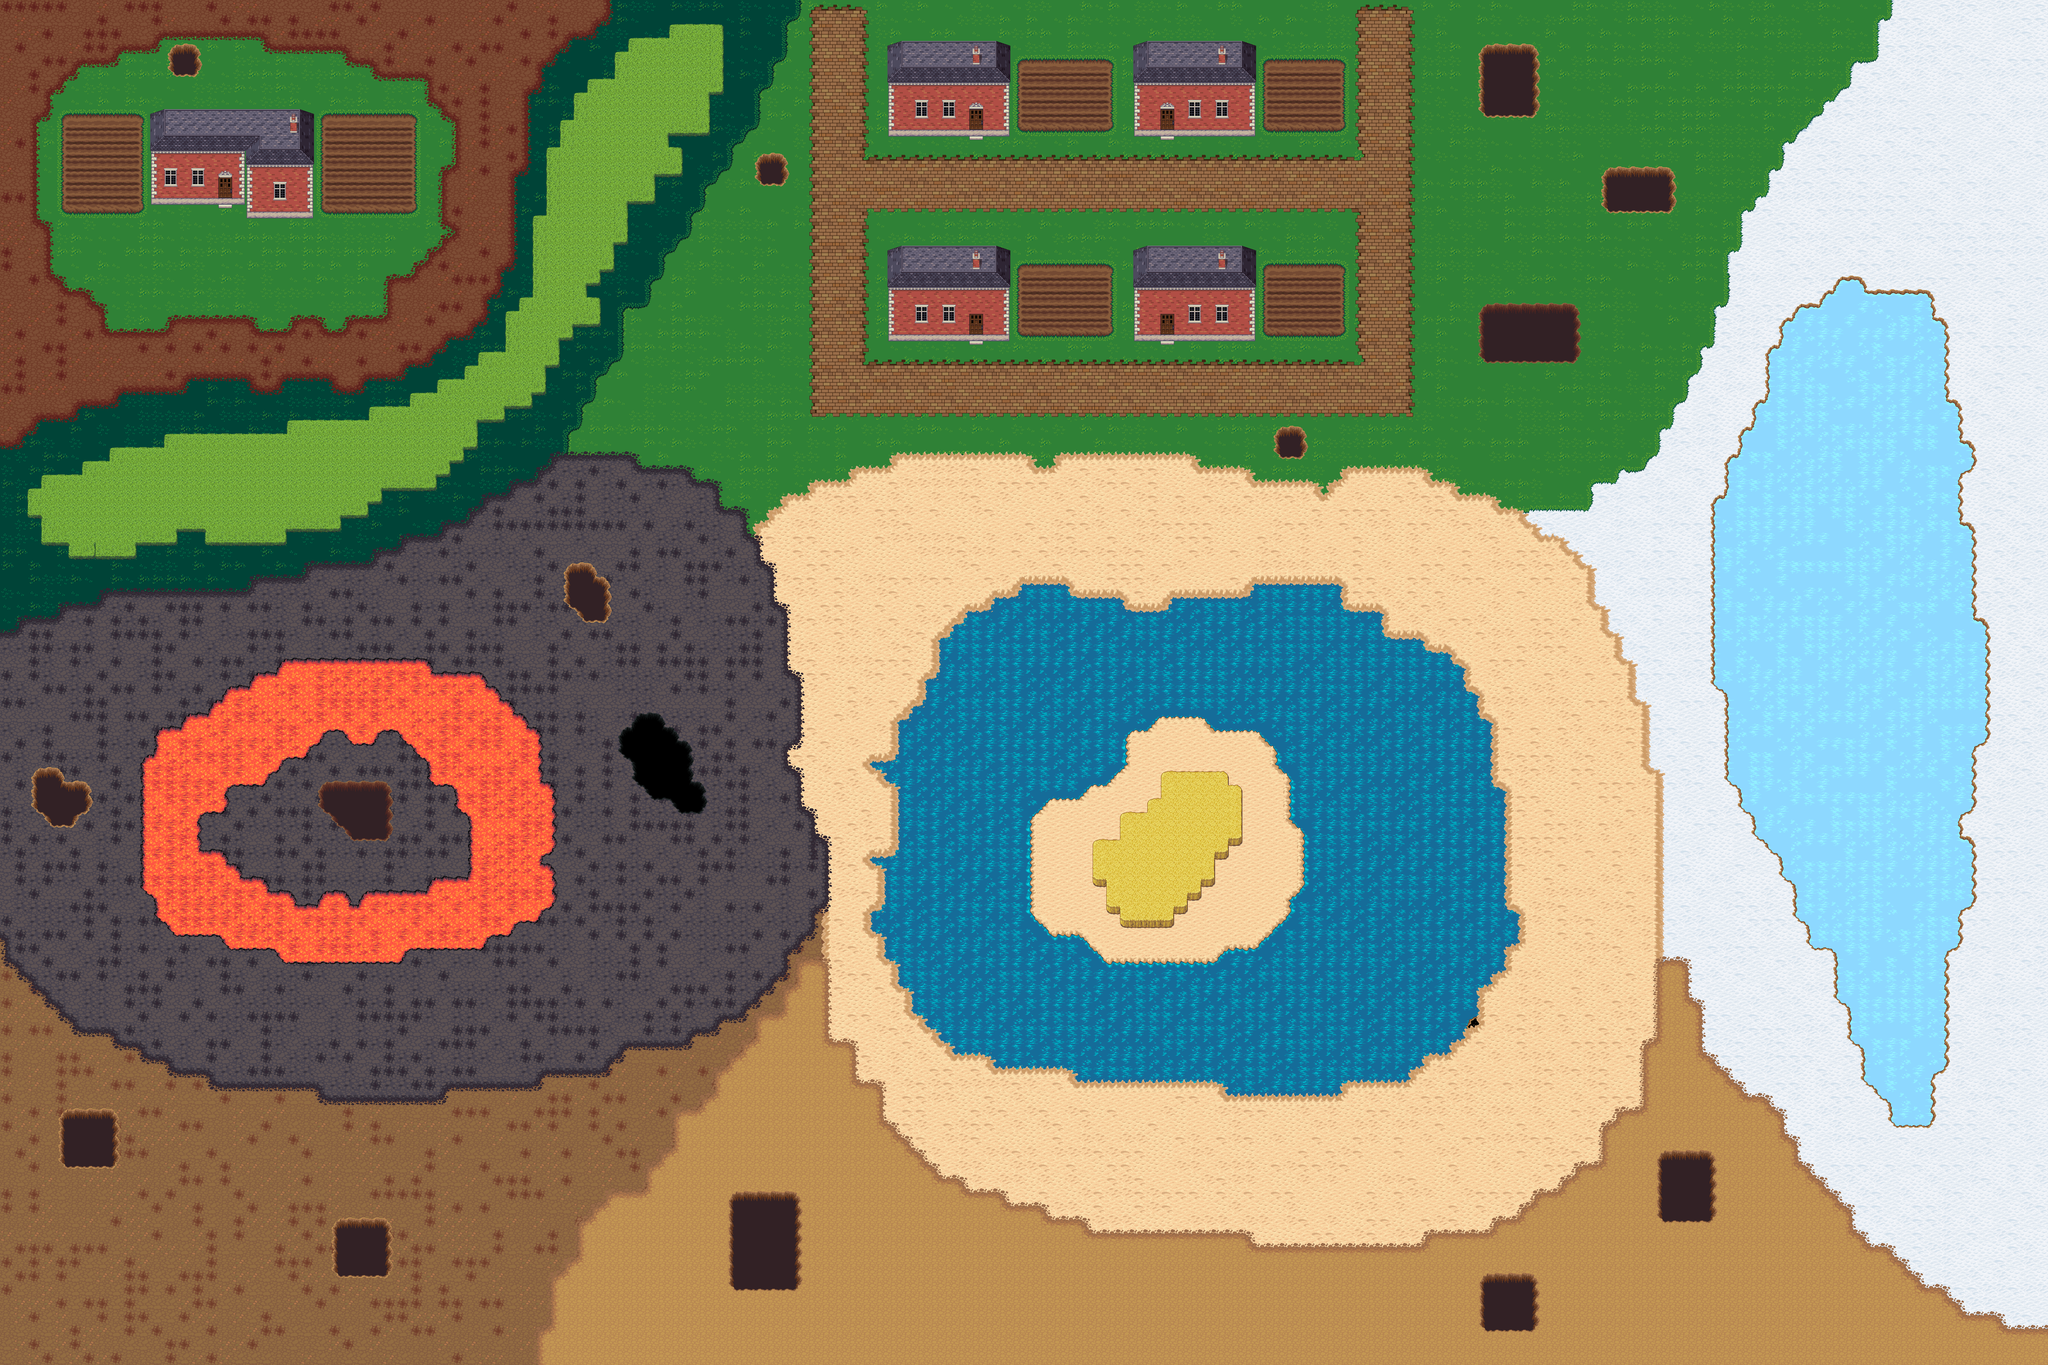

Below is a game level as drawn by its tile map, then a one-line description and the .tmx that defines it (tile-layer data replaced by summaries):
An orthogonal 150x100 tile map with 32x32 px tiles, 13 tile layers (snow, grass3, brick, grass, ...), 2 tilesets and 107 objects (98x obstacle, player, interact_house, interact_hole, interact_city, ...).

<map version="1.4" tiledversion="1.4.3" orientation="orthogonal" renderorder="right-down" width="150" height="100" tilewidth="32" tileheight="32" infinite="0" nextlayerid="34" nextobjectid="171">
 <editorsettings>
  <chunksize width="32" height="32" />
 </editorsettings>
 <tileset firstgid="1" source="Terrain.tsx" />
 <tileset firstgid="1025" source="house.tsx" />
 <layer id="33" name="snow" width="150" height="100">
  <data>[15000 cells, 2492 non-empty, 11 distinct tile ids]</data>
 </layer>
 <layer id="10" name="grass3" width="150" height="100">
  <data>[15000 cells, 2938 non-empty, 22 distinct tile ids]</data>
 </layer>
 <layer id="11" name="brick" width="150" height="100">
  <data>[15000 cells, 660 non-empty, 19 distinct tile ids]</data>
 </layer>
 <layer id="2" name="grass" width="150" height="100">
  <data>[15000 cells, 1909 non-empty, 49 distinct tile ids]</data>
 </layer>
 <layer id="5" name="grass2" width="150" height="100">
  <data>[15000 cells, 1638 non-empty, 27 distinct tile ids]</data>
 </layer>
 <layer id="8" name="water" width="150" height="100">
  <data>[15000 cells, 2610 non-empty, 31 distinct tile ids]</data>
 </layer>
 <layer id="7" name="sand" width="150" height="100">
  <data>[15000 cells, 2271 non-empty, 29 distinct tile ids]</data>
 </layer>
 <layer id="1" name="dirt" width="150" height="100">
  <data>[15000 cells, 4647 non-empty, 70 distinct tile ids]</data>
 </layer>
 <layer id="6" name="lava" width="150" height="100">
  <data>[15000 cells, 756 non-empty, 60 distinct tile ids]</data>
 </layer>
 <objectgroup id="20" name="obstacles">
  <object id="1" name="obstacle" x="2081.33" y="104" width="285.333" height="218.667" />
  <object id="2" name="obstacle" x="2657.33" y="102.667" width="282.667" height="217.333" />
  <object id="3" name="obstacle" x="2382.67" y="138.667" width="224" height="173.333" />
  <object id="4" name="obstacle" x="2962.67" y="138.667" width="189.333" height="166.667" />
  <object id="5" name="obstacle" x="2081.33" y="577.333" width="281.333" height="220" />
  <object id="6" name="obstacle" x="2388" y="620" width="216" height="165.333" />
  <object id="7" name="obstacle" x="2660" y="577.333" width="281.333" height="221.333" />
  <object id="8" name="obstacle" x="2962.67" y="622.667" width="186.667" height="165.333" />
  <object id="9" name="obstacle" x="353.333" y="256" width="381.333" height="221.333" />
  <object id="10" x="576" y="479.333" width="155.667" height="32" />
  <object id="20" name="obstacle" x="4793.92" y="-2.11013" width="6.66667" height="3205.38" />
  <object id="23" name="obstacle" x="-6.06061" y="-4.27544" width="4811.4" height="4.27544" />
  <object id="24" name="obstacle" x="-3" y="-8" width="4" height="3214.83" />
  <object id="57" name="obstacle" x="-11.9614" y="3200.46" width="4813.8" height="5.09091" />
  <object id="60" name="obstacle" x="1326" y="1320.5" width="69.5" height="103.5" />
  <object id="61" name="obstacle" x="1353.5" y="1354.5" width="76" height="102.5" />
  <object id="63" name="obstacle" x="1486.5" y="1672.5" width="66.5" height="158" />
  <object id="64" name="obstacle" x="1456.5" y="1711" width="30.5" height="65.5" />
  <object id="65" name="obstacle" x="1512.5" y="1831.5" width="138.5" height="38.5" />
  <object id="66" name="obstacle" x="1554.5" y="1706.5" width="33.5" height="125" />
  <object id="67" name="obstacle" x="1588.5" y="1736" width="32.5" height="95" />
  <object id="68" name="obstacle" x="1573.5" y="1870" width="80.5" height="31.5" />
  <object id="69" name="obstacle" x="667" y="1547" width="347" height="671.25" />
  <object id="71" name="obstacle" x="333" y="1832" width="967" height="180" />
  <object id="72" name="obstacle" x="333" y="1774" width="933" height="56" />
  <object id="73" x="362" y="1708" width="905" height="65" />
  <object id="74" name="obstacle" x="433" y="1674" width="803" height="34" />
  <object id="76" name="obstacle" x="496" y="1643" width="705" height="30" />
  <object id="77" name="obstacle" x="526" y="1611" width="643" height="30" />
  <object id="78" name="obstacle" x="589" y="1575" width="552" height="35" />
  <object id="80" name="obstacle" x="2394" y="1372" width="110" height="639" />
  <object id="81" name="obstacle" x="2325" y="1400" width="303" height="1104.18" />
  <object id="82" name="obstacle" x="2262" y="1434" width="972.116" height="1033.06" />
  <object id="84" name="obstacle" x="2937" y="1371" width="207" height="1196.34" />
  <object id="85" name="obstacle" x="2744" y="1401" width="452" height="1119.89" />
  <object id="86" name="obstacle" x="2230" y="1466" width="32" height="999.246" />
  <object id="87" name="obstacle" x="2201" y="1495" width="29" height="945.761" />
  <object id="88" name="obstacle" x="2167" y="1591" width="34" height="817.238" />
  <object id="89" name="obstacle" x="2137" y="1654" width="28" height="722.345" />
  <object id="90" name="obstacle" x="2106" y="1682" width="28" height="633.151" />
  <object id="91" name="obstacle" x="2042" y="1785" width="64" height="23" />
  <object id="92" name="obstacle" x="2071" y="1814" width="36" height="25" />
  <object id="93" name="obstacle" x="2081" y="1995" width="26" height="19" />
  <object id="96" name="obstacle" x="75" y="1798" width="28" height="102" />
  <object id="99" name="obstacle" x="104" y="1799" width="43" height="140" />
  <object id="100" name="obstacle" x="148" y="1835" width="29" height="104" />
  <object id="101" name="obstacle" x="180" y="1834" width="30" height="73" />
  <object id="103" name="player" x="512" y="512" width="32" height="32" />
  <object id="104" name="obstacle" x="2993.33" y="1002.67" width="64" height="69.3333" />
  <object id="105" name="obstacle" x="1776" y="362.667" width="64" height="69.3333" />
  <object id="106" name="obstacle" x="401.333" y="106.667" width="64" height="69.3333" />
  <object id="114" name="interact_house" x="346.312" y="592.782" width="393.303" height="130.018" />
  <object id="115" name="interact_hole" x="288.928" y="62.6011" width="317.821" height="163.726" />
  <object id="116" name="interact_city" x="1884.97" y="4.81547" width="1426.69" height="971.233" />
  <object id="117" name="interact_lake" x="1921.37" y="1225.54" width="1762.46" height="1456.68" />
  <object id="118" name="interact_lava" x="221.512" y="1394.08" width="1249.61" height="953.463" />
  <object id="119" name="obstacle" x="2535.34" y="2465.52" width="760.844" height="65.0088" />
  <object id="120" name="obstacle" x="2862.8" y="2528.12" width="72.232" height="40.9315" />
  <object id="121" name="obstacle" x="3243.22" y="1500.02" width="89.0862" height="991.987" />
  <object id="122" name="obstacle" x="3337.12" y="1528.91" width="60.1934" height="936.609" />
  <object id="123" name="obstacle" x="3402.13" y="1557.8" width="26.4851" height="878.823" />
  <object id="124" name="obstacle" x="3435.84" y="1620.41" width="24.0773" height="772.883" />
  <object id="125" name="obstacle" x="3462.32" y="1687.82" width="28.8928" height="621.196" />
  <object id="126" name="obstacle" x="3493.62" y="1841.92" width="33.7083" height="433.392" />
  <object id="127" name="obstacle" x="3532.15" y="2138.07" width="26.4851" height="72.232" />
  <object id="128" name="obstacle" x="2051.39" y="2010.46" width="50.5624" height="28.8928" />
  </objectgroup>
 <layer id="22" name="house1_1" width="150" height="100">
  <data>[15000 cells, 215 non-empty, 25 distinct tile ids]</data>
 </layer>
 <layer id="23" name="house1_2" width="150" height="100">
  <data>[15000 cells, 151 non-empty, 18 distinct tile ids]</data>
 </layer>
 <layer id="24" name="house2_1" width="150" height="100">
  <data>[15000 cells, 126 non-empty, 22 distinct tile ids]</data>
 </layer>
 <layer id="25" name="house2_2" width="150" height="100">
  <data>[15000 cells, 19 non-empty, 8 distinct tile ids]</data>
 </layer>
</map>
<!-- 41 of 107 objects omitted -->
